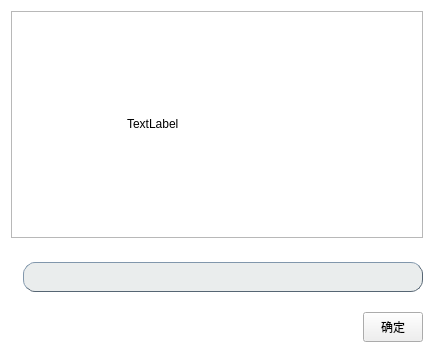
<?xml version="1.0" encoding="UTF-8"?>
<ui version="4.0">
 <class>Form</class>
 <widget class="QWidget" name="Form">
  <property name="geometry">
   <rect>
    <x>0</x>
    <y>0</y>
    <width>434</width>
    <height>353</height>
   </rect>
  </property>
  <property name="windowTitle">
   <string>重命名</string>
  </property>
  <property name="layoutDirection">
   <enum>Qt::RightToLeft</enum>
  </property>
  <property name="styleSheet">
   <string notr="true">#Form
{
	background:white;
	border:none;
}
#scrollArea_7
{
	background:white;
	border:none;
}

#scrollAreaWidgetContents_7 QFrame:hover{
	background:#D0D3D4;
	border-radius:22px;
	opacity:0.5;
	}</string>
  </property>
  <layout class="QVBoxLayout" name="verticalLayout" stretch="101,2,2,0">
   <property name="spacing">
    <number>20</number>
   </property>
   <item>
    <widget class="QFrame" name="frame">
     <property name="layoutDirection">
      <enum>Qt::RightToLeft</enum>
     </property>
     <property name="frameShape">
      <enum>QFrame::StyledPanel</enum>
     </property>
     <property name="frameShadow">
      <enum>QFrame::Raised</enum>
     </property>
     <layout class="QHBoxLayout" name="horizontalLayout">
      <property name="spacing">
       <number>0</number>
      </property>
      <property name="leftMargin">
       <number>0</number>
      </property>
      <property name="topMargin">
       <number>0</number>
      </property>
      <property name="rightMargin">
       <number>0</number>
      </property>
      <property name="bottomMargin">
       <number>0</number>
      </property>
      <item>
       <spacer name="horizontalSpacer_2">
        <property name="orientation">
         <enum>Qt::Horizontal</enum>
        </property>
        <property name="sizeHint" stdset="0">
         <size>
          <width>114</width>
          <height>20</height>
         </size>
        </property>
       </spacer>
      </item>
      <item>
       <widget class="QLabel" name="label">
        <property name="sizePolicy">
         <sizepolicy hsizetype="Preferred" vsizetype="Preferred">
          <horstretch>0</horstretch>
          <verstretch>0</verstretch>
         </sizepolicy>
        </property>
        <property name="minimumSize">
         <size>
          <width>180</width>
          <height>180</height>
         </size>
        </property>
        <property name="maximumSize">
         <size>
          <width>180</width>
          <height>180</height>
         </size>
        </property>
        <property name="layoutDirection">
         <enum>Qt::RightToLeft</enum>
        </property>
        <property name="autoFillBackground">
         <bool>false</bool>
        </property>
        <property name="text">
         <string>TextLabel</string>
        </property>
       </widget>
      </item>
      <item>
       <spacer name="horizontalSpacer">
        <property name="orientation">
         <enum>Qt::Horizontal</enum>
        </property>
        <property name="sizeHint" stdset="0">
         <size>
          <width>114</width>
          <height>20</height>
         </size>
        </property>
       </spacer>
      </item>
     </layout>
    </widget>
   </item>
   <item>
    <spacer name="verticalSpacer">
     <property name="orientation">
      <enum>Qt::Vertical</enum>
     </property>
     <property name="sizeHint" stdset="0">
      <size>
       <width>20</width>
       <height>1</height>
      </size>
     </property>
    </spacer>
   </item>
   <item>
    <widget class="QLineEdit" name="lineEdit">
     <property name="minimumSize">
      <size>
       <width>400</width>
       <height>30</height>
      </size>
     </property>
     <property name="maximumSize">
      <size>
       <width>400</width>
       <height>30</height>
      </size>
     </property>
     <property name="styleSheet">
      <string notr="true">#lineEdit
{
	background:#EAEDED;
	border:1px groove #566573;
	border-style: outset;
	border-radius:12px;
}
</string>
     </property>
    </widget>
   </item>
   <item>
    <widget class="QPushButton" name="pushButton">
     <property name="minimumSize">
      <size>
       <width>60</width>
       <height>30</height>
      </size>
     </property>
     <property name="maximumSize">
      <size>
       <width>60</width>
       <height>30</height>
      </size>
     </property>
     <property name="text">
      <string>确定</string>
     </property>
    </widget>
   </item>
  </layout>
 </widget>
 <resources/>
 <connections/>
</ui>
